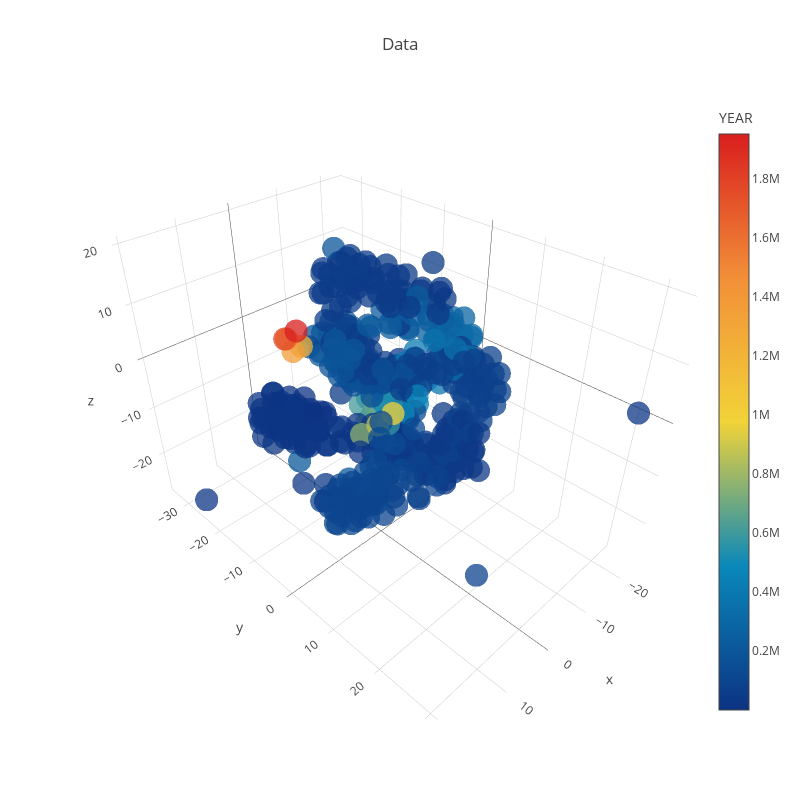

Notebook code for this chart:
### Code cell
trace1 = go.Scatter3d(
    x=tsne_results[:,0],
    y=tsne_results[:,1],
    z=tsne_results[:,2],
    mode='markers',
    marker=dict(
        sizemode='diameter',
        color = df['PSALES'].values,
        colorscale = 'Portland',
        colorbar = dict(title = 'YEAR'),
        line=dict(color='rgb(255, 255, 255)'),
        opacity=0.75
    )
)

data=[trace1]
layout=dict(height=800, width=800, title='Data')
fig=dict(data=data, layout=layout)
py.iplot(fig, filename='3DBubble')

### Figure 1 — Plotly figure (JSON) as saved in the notebook; plotly's stock layout.template omitted (floating-point values rounded to 4 significant figures; data arrays with more than 128 entries replaced by an {"elided": "..."} marker saying what was removed)
{"data": [{"marker": {"color": {"elided": "457 float values"}, "colorbar": {"title": "YEAR"}, "colorscale": "Portland", "line": {"color": "rgb(255, 255, 255)"}, "opacity": 0.75, "sizemode": "diameter"}, "mode": "markers", "type": "scatter3d", "x": {"elided": "457 float values"}, "y": {"elided": "457 float values"}, "z": {"elided": "457 float values"}}], "layout": {"height": 800, "title": "Data", "width": 800}}
